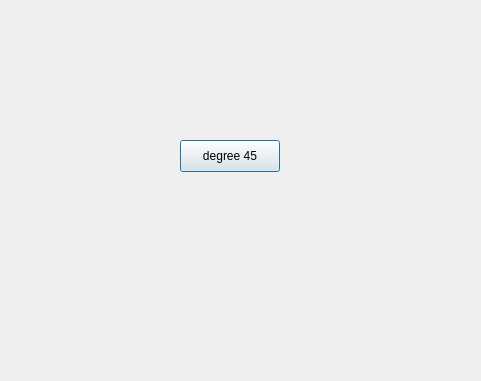
<?xml version="1.0" encoding="UTF-8"?>
<ui version="4.0">
 <class>Dialog</class>
 <widget class="QDialog" name="Dialog">
  <property name="geometry">
   <rect>
    <x>0</x>
    <y>0</y>
    <width>481</width>
    <height>381</height>
   </rect>
  </property>
  <property name="windowTitle">
   <string>Dialog</string>
  </property>
  <widget class="QPushButton" name="degree45Button">
   <property name="geometry">
    <rect>
     <x>180</x>
     <y>140</y>
     <width>100</width>
     <height>32</height>
    </rect>
   </property>
   <property name="text">
    <string>degree 45</string>
   </property>
  </widget>
 </widget>
 <resources/>
 <connections/>
</ui>
